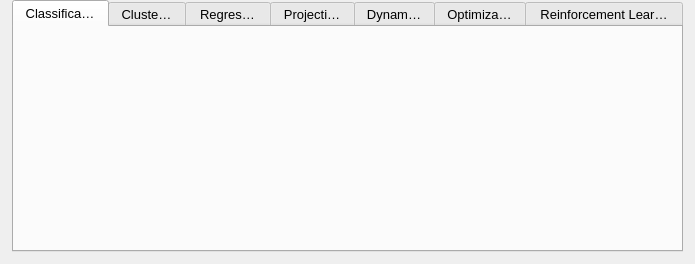
<?xml version="1.0" encoding="UTF-8"?>
<ui version="4.0">
 <class>algorithmOptions</class>
 <widget class="QWidget" name="algorithmOptions">
  <property name="geometry">
   <rect>
    <x>0</x>
    <y>0</y>
    <width>695</width>
    <height>264</height>
   </rect>
  </property>
  <property name="sizePolicy">
   <sizepolicy hsizetype="Expanding" vsizetype="Expanding">
    <horstretch>0</horstretch>
    <verstretch>0</verstretch>
   </sizepolicy>
  </property>
  <property name="minimumSize">
   <size>
    <width>0</width>
    <height>0</height>
   </size>
  </property>
  <property name="maximumSize">
   <size>
    <width>16777215</width>
    <height>16777215</height>
   </size>
  </property>
  <property name="font">
   <font>
    <pointsize>10</pointsize>
    <italic>false</italic>
   </font>
  </property>
  <property name="windowTitle">
   <string>Algorithm Options</string>
  </property>
  <property name="autoFillBackground">
   <bool>false</bool>
  </property>
  <layout class="QHBoxLayout" name="horizontalLayout">
   <property name="spacing">
    <number>0</number>
   </property>
   <property name="leftMargin">
    <number>12</number>
   </property>
   <property name="topMargin">
    <number>0</number>
   </property>
   <property name="rightMargin">
    <number>12</number>
   </property>
   <property name="bottomMargin">
    <number>12</number>
   </property>
   <item>
    <widget class="QTabWidget" name="tabWidget">
     <property name="minimumSize">
      <size>
       <width>0</width>
       <height>0</height>
      </size>
     </property>
     <property name="maximumSize">
      <size>
       <width>16777215</width>
       <height>16777215</height>
      </size>
     </property>
     <property name="font">
      <font>
       <pointsize>10</pointsize>
       <weight>50</weight>
       <italic>false</italic>
       <bold>false</bold>
       <underline>false</underline>
       <strikeout>false</strikeout>
       <stylestrategy>PreferDefault</stylestrategy>
       <kerning>true</kerning>
      </font>
     </property>
     <property name="tabPosition">
      <enum>QTabWidget::North</enum>
     </property>
     <property name="tabShape">
      <enum>QTabWidget::Rounded</enum>
     </property>
     <property name="currentIndex">
      <number>0</number>
     </property>
     <property name="elideMode">
      <enum>Qt::ElideRight</enum>
     </property>
     <property name="usesScrollButtons">
      <bool>false</bool>
     </property>
     <property name="documentMode">
      <bool>false</bool>
     </property>
     <property name="tabsClosable">
      <bool>false</bool>
     </property>
     <property name="movable">
      <bool>false</bool>
     </property>
     <widget class="QWidget" name="tabClass">
      <attribute name="title">
       <string>Classification</string>
      </attribute>
      <layout class="QHBoxLayout" name="horizontalLayout_2">
       <property name="spacing">
        <number>0</number>
       </property>
       <property name="leftMargin">
        <number>0</number>
       </property>
       <property name="topMargin">
        <number>0</number>
       </property>
       <property name="rightMargin">
        <number>0</number>
       </property>
       <property name="bottomMargin">
        <number>0</number>
       </property>
      </layout>
     </widget>
     <widget class="QWidget" name="tabClust">
      <attribute name="title">
       <string>Clustering</string>
      </attribute>
      <layout class="QHBoxLayout" name="horizontalLayout_3">
       <property name="spacing">
        <number>0</number>
       </property>
       <property name="leftMargin">
        <number>0</number>
       </property>
       <property name="topMargin">
        <number>0</number>
       </property>
       <property name="rightMargin">
        <number>0</number>
       </property>
       <property name="bottomMargin">
        <number>0</number>
       </property>
      </layout>
     </widget>
     <widget class="QWidget" name="tabRegr">
      <attribute name="title">
       <string>Regression</string>
      </attribute>
      <layout class="QHBoxLayout" name="horizontalLayout_4">
       <property name="spacing">
        <number>0</number>
       </property>
       <property name="leftMargin">
        <number>0</number>
       </property>
       <property name="topMargin">
        <number>0</number>
       </property>
       <property name="rightMargin">
        <number>0</number>
       </property>
       <property name="bottomMargin">
        <number>0</number>
       </property>
      </layout>
     </widget>
     <widget class="QWidget" name="tabProj">
      <attribute name="title">
       <string>Projections</string>
      </attribute>
      <layout class="QHBoxLayout" name="horizontalLayout_7">
       <property name="spacing">
        <number>0</number>
       </property>
       <property name="leftMargin">
        <number>0</number>
       </property>
       <property name="topMargin">
        <number>0</number>
       </property>
       <property name="rightMargin">
        <number>0</number>
       </property>
       <property name="bottomMargin">
        <number>0</number>
       </property>
      </layout>
     </widget>
     <widget class="QWidget" name="tabDyn">
      <attribute name="title">
       <string>Dynamical</string>
      </attribute>
      <layout class="QHBoxLayout" name="horizontalLayout_5">
       <property name="spacing">
        <number>0</number>
       </property>
       <property name="leftMargin">
        <number>0</number>
       </property>
       <property name="topMargin">
        <number>0</number>
       </property>
       <property name="rightMargin">
        <number>0</number>
       </property>
       <property name="bottomMargin">
        <number>0</number>
       </property>
      </layout>
     </widget>
     <widget class="QWidget" name="tabMax">
      <attribute name="title">
       <string>Optimization</string>
      </attribute>
      <layout class="QHBoxLayout" name="horizontalLayout_6">
       <property name="spacing">
        <number>0</number>
       </property>
       <property name="leftMargin">
        <number>0</number>
       </property>
       <property name="topMargin">
        <number>0</number>
       </property>
       <property name="rightMargin">
        <number>0</number>
       </property>
       <property name="bottomMargin">
        <number>0</number>
       </property>
      </layout>
     </widget>
     <widget class="QWidget" name="tabReinf">
      <attribute name="title">
       <string>Reinforcement Learning</string>
      </attribute>
      <layout class="QHBoxLayout" name="horizontalLayout_8">
       <property name="spacing">
        <number>0</number>
       </property>
       <property name="leftMargin">
        <number>0</number>
       </property>
       <property name="topMargin">
        <number>0</number>
       </property>
       <property name="rightMargin">
        <number>0</number>
       </property>
       <property name="bottomMargin">
        <number>0</number>
       </property>
      </layout>
     </widget>
    </widget>
   </item>
  </layout>
 </widget>
 <resources/>
 <connections/>
</ui>
